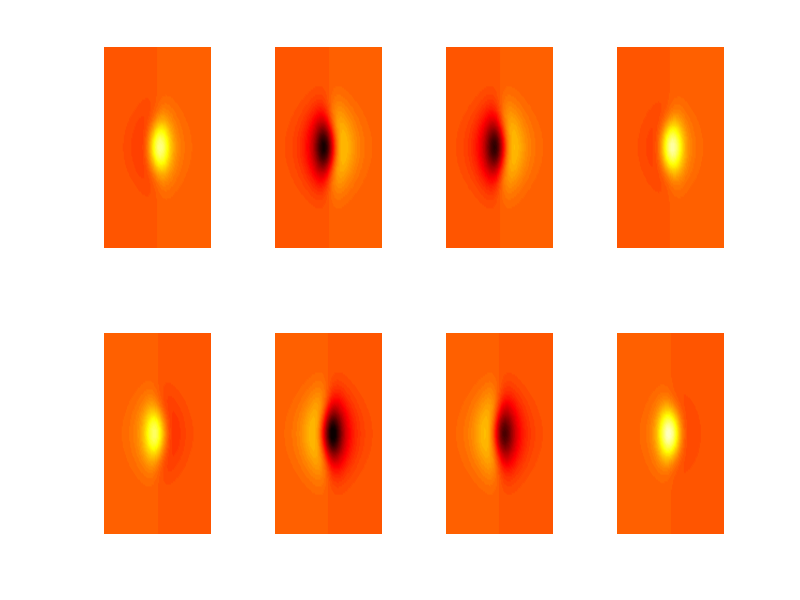

Recreate this plot in MATLAB. (Note: this script raises an error after producing the figure.)
clear all; close all; clc     % Clear all variables, close all figures, and clear the command window.

% Define grid for spatial (x, y) and temporal (t) dimensions.
x = -5:0.1:5;                 % x values ranging from -5 to 5 with a step of 0.1.
y = -6:0.1:6;                 % y values ranging from -6 to 6 with a step of 0.1.
t = 0:0.1:10*pi;              % t values ranging from 0 to 10*pi with a step of 0.1 (time dimension).

% Generate 3D grid for variables X, Y, and T (spatial x, y and temporal t).
[X, Y, T] = meshgrid(x, y, t); 

% Create the 3D matrix A using two expressions:
% 1. An exponential Gaussian in space modulated by a cosine in time.
% 2. A hyperbolic secant (sech) and tangent (tanh) combination modulated by a sine in time.
A = exp(-(X.^2 + 0.5*Y.^2)).*cos(2*T) + ...   % First term: spatial Gaussian modulated by cosine in time.
    (sech(X).*tanh(X).*exp(-0.2*Y.^2)).*sin(T); % Second term: sech-tanh function modulated by sine in time.

% Loop through time points and display each frame using pcolor.
for j = 1:length(t)
  pcolor(x, y, A(:,:,j)), shading interp, caxis([-1 1]), drawnow  % Plot each slice (2D frame) of the 3D data matrix A.
end

% Create figure 1 and display 8 selected time slices of the 3D matrix A.
figure(1)                      
for j = 1:8
  subplot(2,4,j)                 % Create a 2x4 grid of subplots.
  pcolor(x, y, A(:,:,8*j-3)),    % Plot every 8th slice starting from the 5th slice.
  colormap(hot), shading interp,  % Use the 'hot' colormap and interpolate shading.
  caxis([-1 1]), axis off         % Set color axis limits and turn off axis.
end

% Create figure 2 for tensor decomposition analysis using PARAFAC.
figure(2)
model = parafac(A,2);            % Perform PARAFAC decomposition on the 3D matrix A with rank 2.
[A1, A2, A3] = fac2let(model);   % Extract the factor matrices A1, A2, and A3 from the PARAFAC model.

% Plot the factor matrices obtained from PARAFAC.
subplot(3,1,1), plot(y, A1, 'LineWidth', 2)  % Plot the first factor matrix A1 against y (spatial dimension y).
subplot(3,1,2), plot(x, A2, 'LineWidth', 2)  % Plot the second factor matrix A2 against x (spatial dimension x).
subplot(3,1,3), plot(t, A3, 'LineWidth', 2)  % Plot the third factor matrix A3 against t (temporal dimension t).

% Format the x-axis and labels for the plots.
subplot(3,1,1), set(gca, 'Xtick', [-6 0 6], 'FontSize', 15)       % Set x-axis ticks for y dimension (-6, 0, 6).
subplot(3,1,2), set(gca, 'Xtick', [-5 0 5], 'FontSize', 15)       % Set x-axis ticks for x dimension (-5, 0, 5).
subplot(3,1,3), set(gca, 'Xlim', [0 10*pi], 'Xtick', [0 5*pi 10*pi], 'XtickLabels', {'0','5\pi','10\pi'}, 'FontSize', 15)  
% Set x-axis limits and ticks for time (t) and label them as 0, 5π, and 10π.
